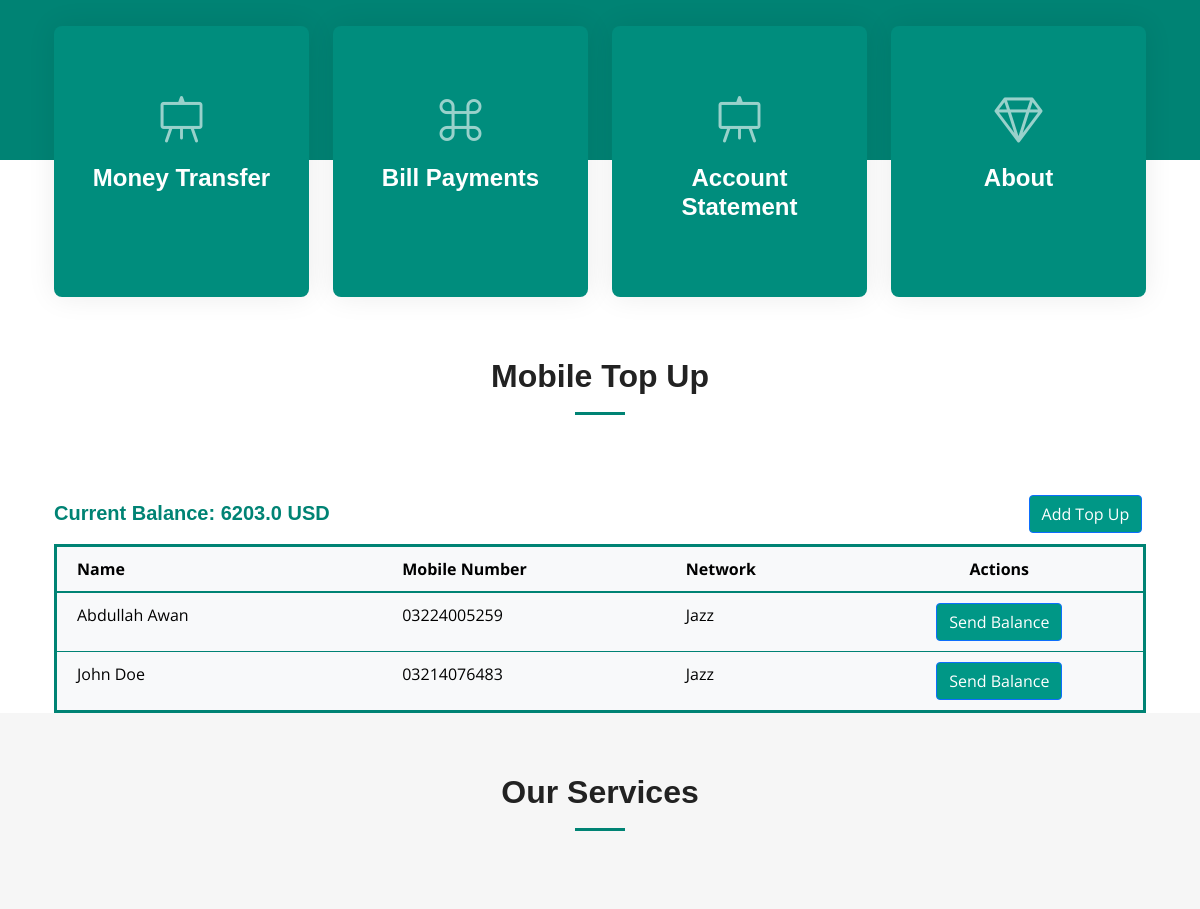
Page /mobileTopUp/ (signed in, middle part) on the earlier database version.
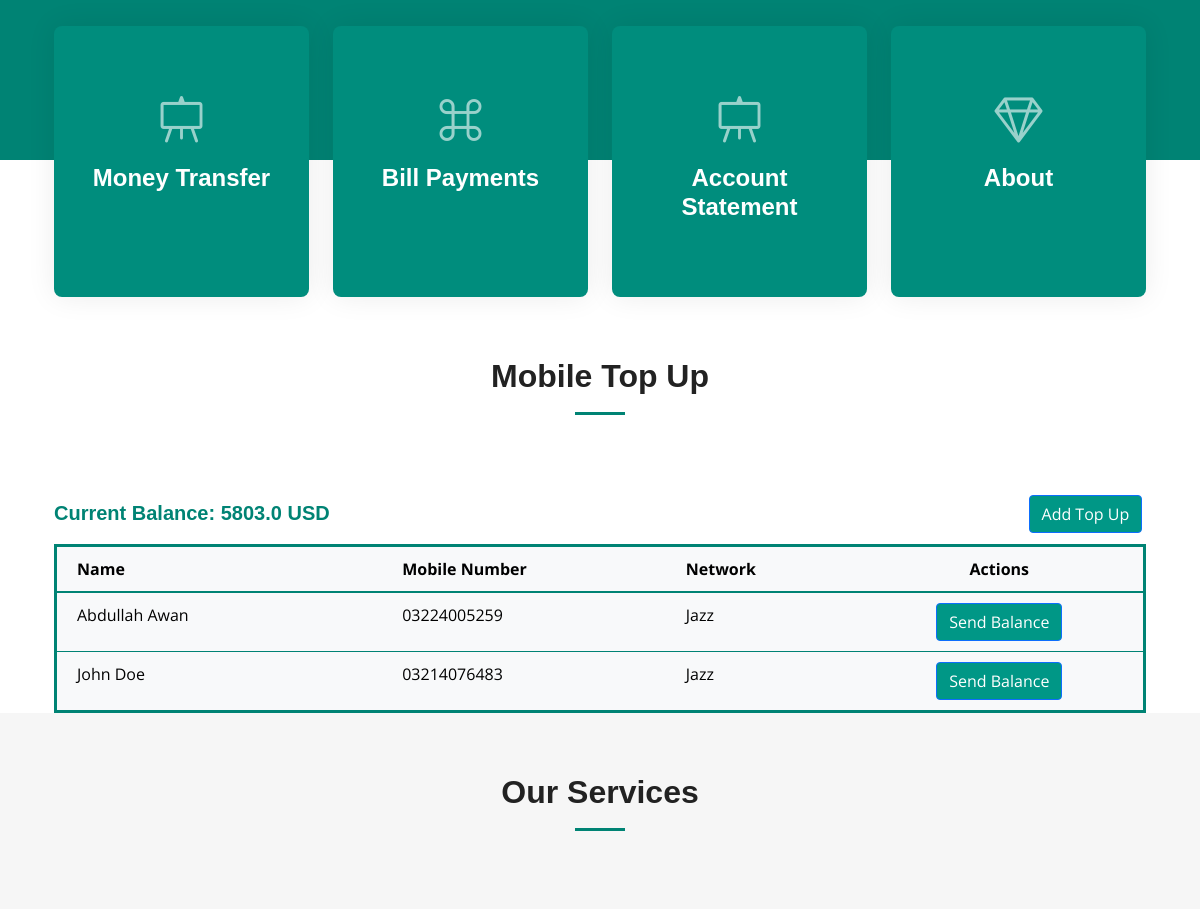
Same page on the later database version.
### app/models.py (models this page shows, shortened)
class Accounts(models.Model):
    SAVING = 'Saving'
    CURRENT = 'Current'
    FIXED_DEPOSIT = 'Fixed Deposit'
    ACCOUNT_TYPE_CHOICES = [
        (SAVING, 'Saving'),
        (CURRENT, 'Current'),
        (FIXED_DEPOSIT, 'Fixed Deposit'),
    ]
    ACTIVE = 'Active'
    INACTIVE = 'Inactive'
    STATUS_CHOICES = [
        (ACTIVE, 'Active'),
        (INACTIVE, 'Inactive'),
    ]
    user = models.ForeignKey(User, on_delete=models.CASCADE)
    account_number = models.CharField(max_length=100, unique=True)
    balance = models.FloatField()
    account_type = models.CharField(max_length=20, choices=ACCOUNT_TYPE_CHOICES, default=CURRENT)
    status = models.CharField(max_length=20, choices=STATUS_CHOICES, default=ACTIVE)
    bank_id = models.ForeignKey('Banks', on_delete=models.CASCADE, default=11)

class MobileTopUp(models.Model):
    mobile_number = models.ForeignKey(MobileNumber, on_delete=models.CASCADE)
    user = models.ForeignKey('User', on_delete=models.CASCADE)
    timestamp = models.DateTimeField(default=timezone.now)

class MobileNumber(models.Model):
    name = models.CharField(max_length=100, default=None)
    mobile_number = models.CharField(max_length=13)
    network = models.ForeignKey(Network, on_delete=models.CASCADE)

class Network(models.Model):
    name = models.CharField(max_length=100)

### app/views.py (the view)
# urls.py: path('mobileTopUp/', views.mobile_top_up, name='mobile_top_up'),
def mobile_top_up(request):
    user_id = request.session.get('user')
    user = get_object_or_404(User, pk=user_id)
    account = get_object_or_404(Accounts, user=user)
    top_ups = MobileTopUp.objects.filter(user_id=user).select_related('mobile_number', 'mobile_number__network')
    networks = Network.objects.all()
    return render(request, 'dashboard/mobiletopup.html', {
        'User': user,
        'networks': networks,
        'top_ups': top_ups,
        'account': account,
        'services': services
    })

### app/templates/Dashboard/mobiletopup.html (shortened to what this page needs)
{% extends 'Dashboard/index.html' %}
{% load static %}
{% block extra_head %}
  <link href="https://cdnjs.cloudflare.com/ajax/libs/font-awesome/5.15.3/css/all.min.css" rel="stylesheet">
{% endblock extra_head %}
{% block content %}
<div class="section-header">
  <h2>Mobile Top Up</h2>
</div>
<div class="container">
    <div class="row">
        <div class="col-6">
            <h5 style="font-weight: bold; font-family: 'Arial', sans-serif; color: #008374; margin-top: 1%;">
                Current Balance: {{ account.balance }} USD
            </h5>
        </div>
        <div class="col-6">
            <a href="#" class="btn btn-primary" style="background-color:#009786; margin-left: 78%; margin-bottom: 2%;" data-bs-toggle="modal" data-bs-target="#addMobileTopUpModal">
                Add Top Up
            </a>
        </div>
    </div>
    <div class="row">
        <div class="col-12">
            <table class="table table-borderless table-hover" style="border-collapse: collapse; border: 3px solid #008374; margin-bottom: 0;">
                <thead style="border-bottom: 2px solid #008374; background-color: #f8f9fa;">
                    <tr>
                        <th style="padding: 10px 20px; width: 30%; border-bottom: 1px solid #008374;">Name</th>
                        <th style="padding: 10px 20px; border-bottom: 1px solid #008374;">Mobile Number</th>
                        <th style="padding: 10px 20px; border-bottom: 1px solid #008374;">Network</th>
                        <th style="padding: 10px 20px; border-bottom: 1px solid #008374; text-align: center;">Actions</th>
                    </tr>
                </thead>
                <tbody style="border: 2px solid #008374; background-color: #f8f9fa;">
                    {% for top_up in top_ups %}
                        <tr style="border-bottom: 1px solid #008374;">
                            <td style="padding: 10px 20px;">{{ top_up.mobile_number.name }}</td>
                            <td style="padding: 10px 20px;">{{ top_up.mobile_number.mobile_number }}</td>
                            <td style="padding: 10px 20px;">{{ top_up.mobile_number.network.name }}</td>
                            <td style="padding: 10px 20px; text-align: center;">
                                <a href="{% url 'send_top_up' %}?name={{ top_up.mobile_number.name }}&mobile_no={{ top_up.mobile_number.mobile_number }}&balance={{ account.balance }}" class="btn btn-primary" style="background-color:#009786;">
                                    Send Balance
                                </a>
                            </td>
                        </tr>
                    {% endfor %}
                </tbody>
            </table>
        </div>
    </div>
</div>
<section id="services" class="services sections-bg">
    <div class="container" data-aos="fade-up">
      <div class="section-header">
        <h2>Our Services</h2>
      </div>
      <div class="row gy-4" data-aos="fade-up" data-aos-delay="100">
      </div>
    </div>
  </section>
  {% endblock content %}

Differences in the rows shown:
changed Accounts: balance "6203.0" → "5803.0"
